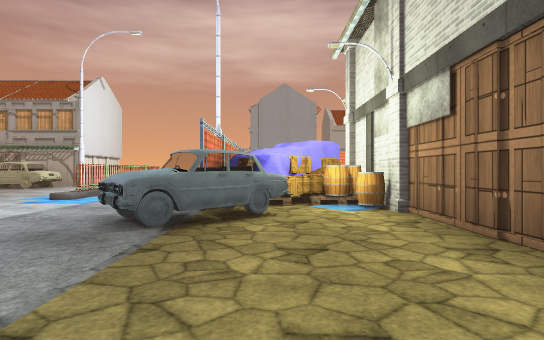
[1] (above)

24 first-person views from a walk through a Unity game level. The camera is 1.4 m above the floor, looks level and sees 80° across. The floor is counted in squares, 2 m on a side. Each view is taken from the middle of a square. On the plan, view 1 faces up. The plan holds only what a view shows up to about 10 squares ahead; the rest is blank. The place goes on beyond the plan. The player is left out. Some animated figures are left out. Some surface patterns are stand-ins.

[2]
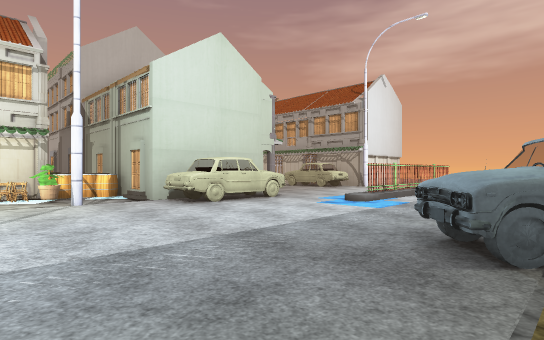

[3]
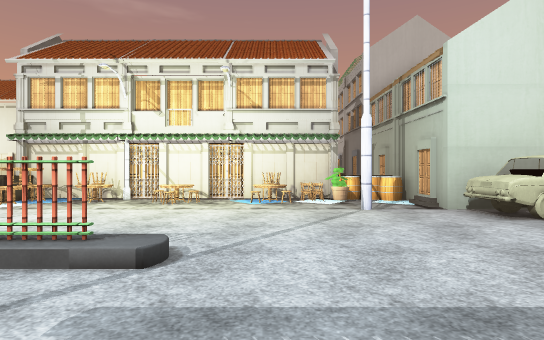

[4]
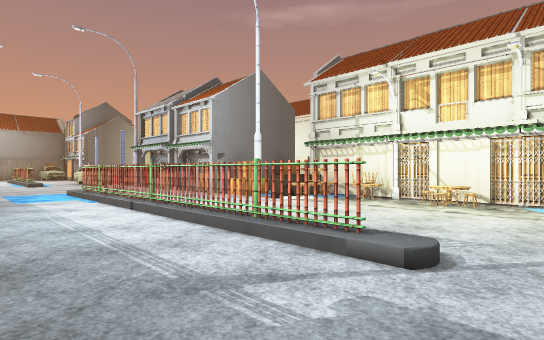

[5]
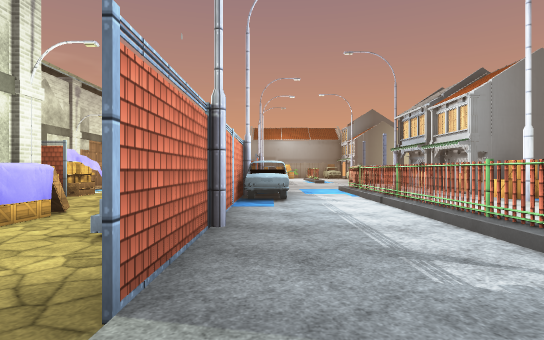

[6]
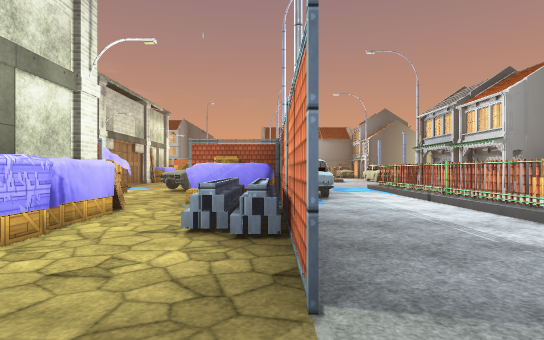

[7]
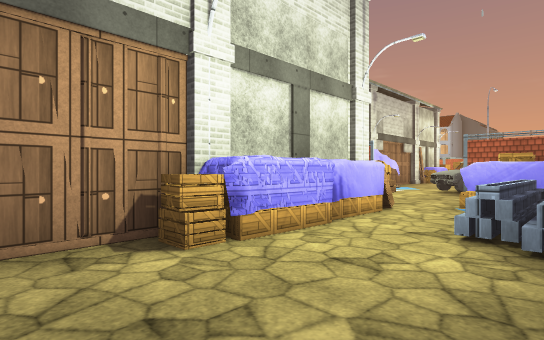

[8]
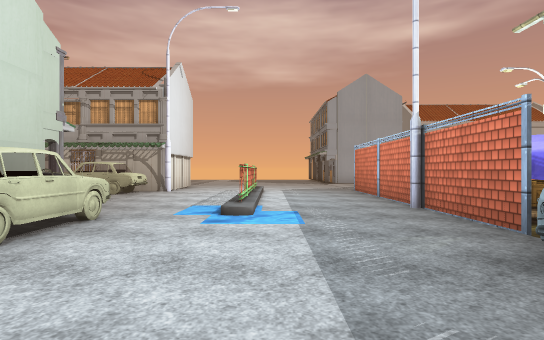

[9]
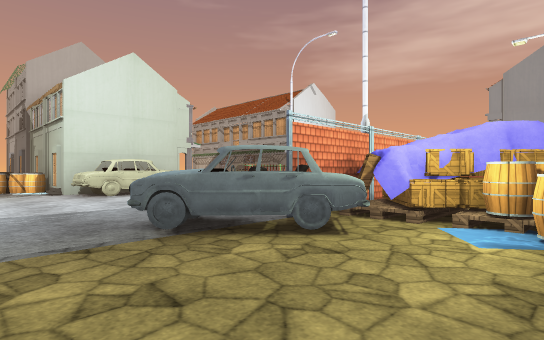

[10]
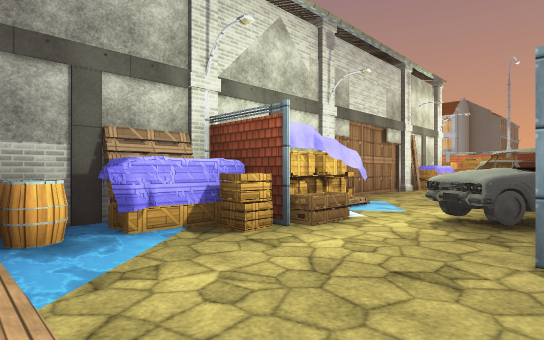

[11]
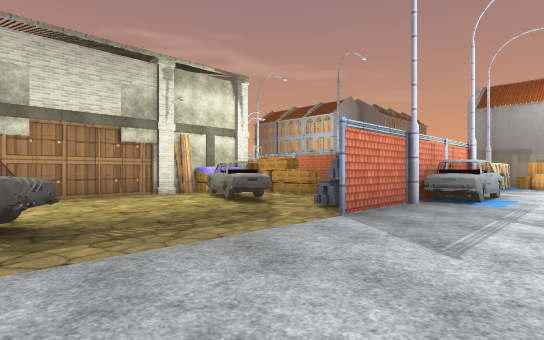

[12]
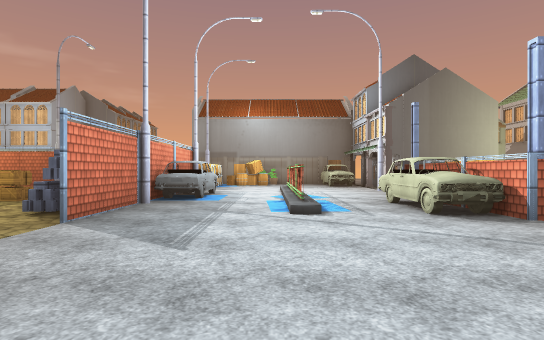

[13]
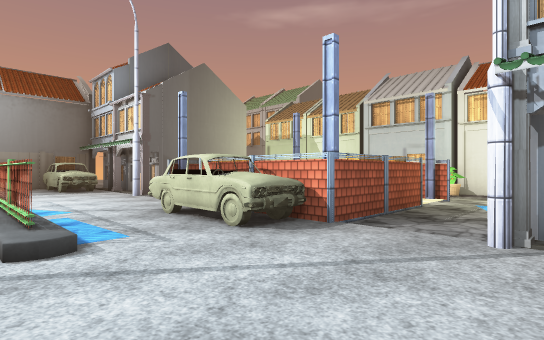

[14]
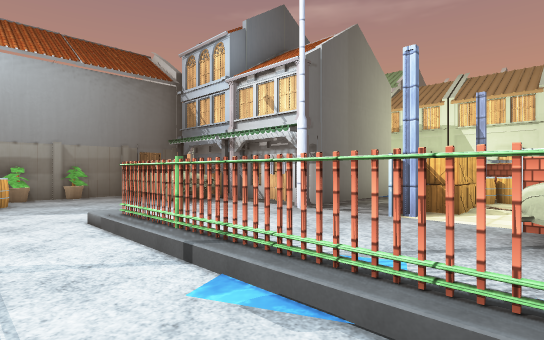

[15]
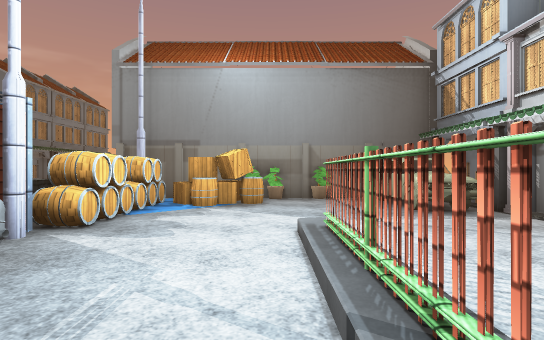

[16]
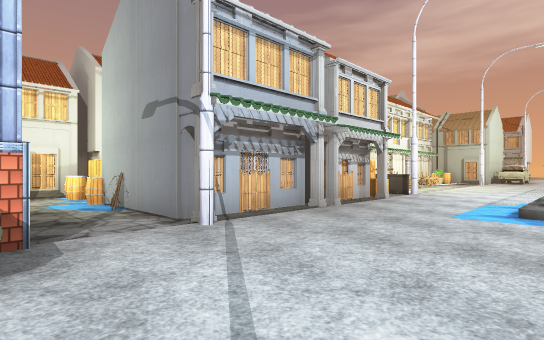

[17]
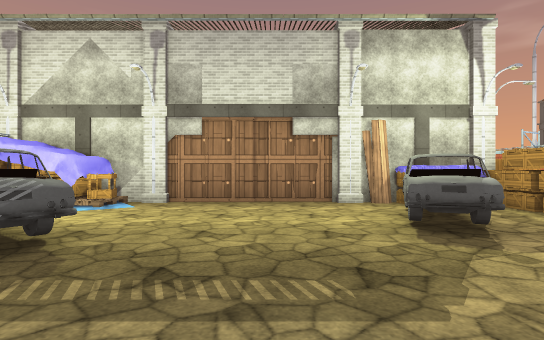

[18]
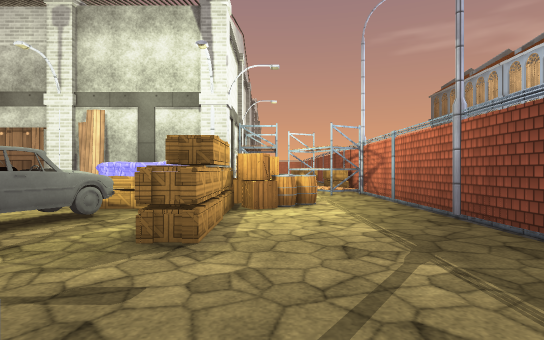

[19]
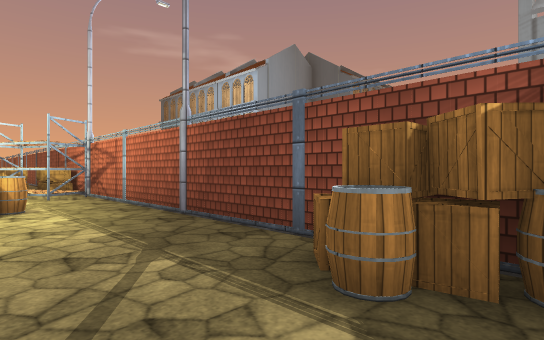

[20]
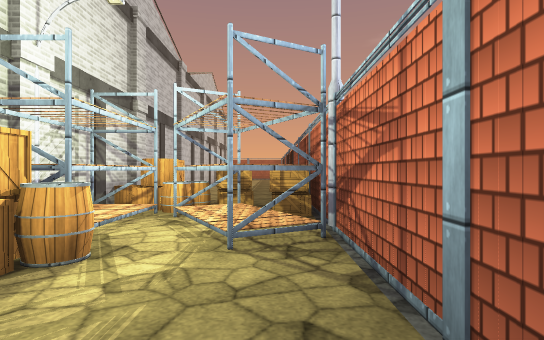

[21]
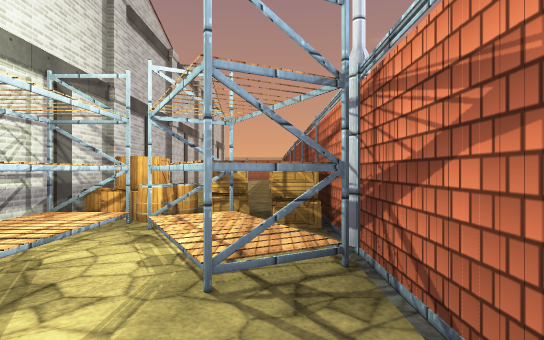

[22]
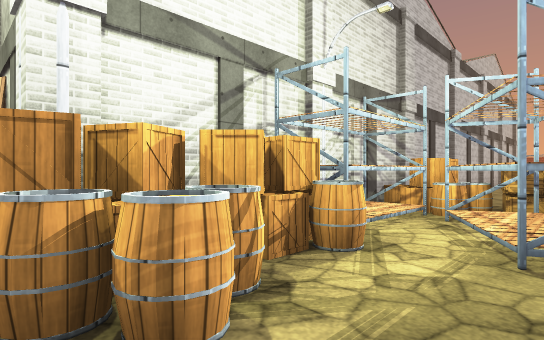

[23]
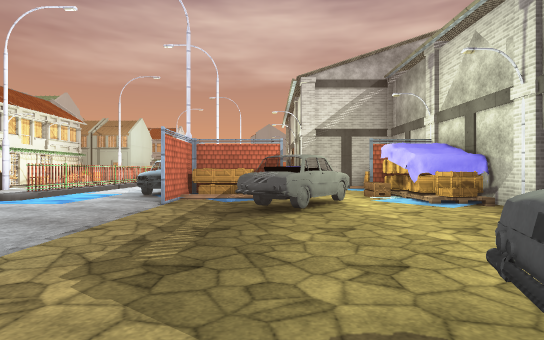

[24]
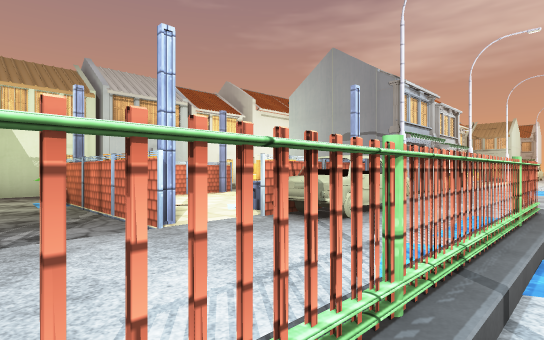

### Floor plan
Key: @ floor where view 1 was taken; # wall or solid block; x gap in a wall; . main floor; : floor 0.25 m higher than the main floor; + floor 0.5 m higher than the main floor; * floor 1 m higher than the main floor; / step, stairs or slope; ~ water the walk can cross; ≈ water the walk keeps out of; v drop or lower ground; C crate; B barrel; S streetlight; A car; T table; F fence; O other object.
Columns run from 15 left of view 1 to 16 right of it. Each row starts with its distance up from view 1.
 13               ##
 12      AAA..#...#
 11        ...x...#
 10        ...#...#
  9        ...#...#C O
  8        :..#...#C O
  7        #A.~~..CCBB
  6        #A.....#.~S
  5       ##A.....AA.B#
  4    ##B.x.....AA...#
  3     #BB...........#
  2      O............#
  1      OO..........S#
  0      S........#@.C
 -1      T....#...O..C
 -2      #....#...#+.
 -3      OO...x...#+.C
 -4      O....#...#C.S/: #
 -5      OO#..#..~#O...~B#
 -6       OC..#..A#C...CO#
 -7      #OC..#..A# #..CS
 -8       ##..≈~~A#C/..CC
 -9       #...~~~.#~.A.CC#
-10       ##........AA.~S#
-11       #.........A....#
-12  O   ###.............#
-13 #OBB~O...............#
-14 #....................#
-15 #O.FOF FA.....#..AA.S#
-16    F.O OA.#~..#*..AAC#
-17    F...FA.x~..#*....C
-18     F.....#..A#..CCCSC #S#C##  #
-19 #. FBFCF..#..A......CCCCOBCC....
-20 #.........#..A#B.....B..OOBC...
-21      ###..#...BC.......OOCC.....
-22       #.......B##############vvv
-23       ##A.....B
-24        #A....CB
-25        #A..BCCB
-26        ###OOOO#

Positions as (right, up) in squares from view 1, and headings:
1: (0, 0), facing up
2: (-1, 1), facing up-left
3: (-2, 1), facing left
4: (-2, 1), facing down-left
5: (-2, 2), facing down
6: (-1, 2), facing down
7: (-1, 2), facing down-right
8: (-4, 2), facing up
9: (2, 2), facing up-left
10: (1, -4), facing down-right
11: (-4, -10), facing down-right
12: (-4, -10), facing down
13: (-4, -12), facing down-left
14: (-3, -17), facing down-left
15: (-4, -18), facing down
16: (-4, -15), facing up-left
17: (-2, -13), facing right
18: (-1, -19), facing right
19: (-1, -19), facing down-right
20: (5, -21), facing right
21: (6, -21), facing right
22: (5, -21), facing up-right
23: (1, -16), facing up
24: (-4, -21), facing up-left
